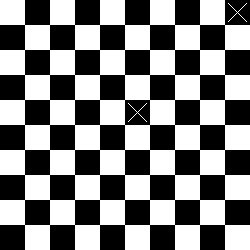
#> input picture Optics Simulation/blank.bmp, 250 x 250 px
$ python Main.py
#> lines starting #> are read from the running program, lines starting #| are printed output that depends on the picture; after the words box and inside, x2 and y2 are one past the last pixel; in counts of white or black regions, pixels touching at a corner belong together
### Optics Simulation/Functions.py
# DLP Lens Correction
# Scott Clemens, Eric Everett
# PHY 432 Final Project

import numpy as np
import matplotlib.pyplot as plt
import cv2 as cv
from data import *

def import_design(file, height=912, width=1140):
    """ This function reads in a 250 px by 250 px monochrome design and
        pastes it onto a blank image, then translates that image into a
        numpy array of color values.

    parameters
    file : image file
        image to be converted to array

    returns
    image : numpy array
        the design that you want to print
    rows : int
        number of rows in the image
    columns : int
        number of columns in the image
    """
#> called with file = 'blank.bmp', height = 912, width = 1140

    design = cv.imread(file) # RGB 8-bit color
#> design is the input picture: shape (250, 250, 3); 50.1% white; 1 black region, box (x1, y1, x2, y2) and area: (0, 0, 250, 250) 31176

    rows, columns, _ = design.shape # height, width, number of colors (not needed)
#> rows = 250; columns = 250
    image = np.zeros((height, width, 3), np.uint8)
    # 1140 px wide; center is at 570-1 = 569
    # 912 px tall; center is at 456-1 = 455
    # 250 px wide/tall; half is 125 px
    # 569 -/+ 125 = 444:694
    # 455 -/+ 125 = 330:580
    image[330:580, 444:694] = design[0:rows, 0:columns]
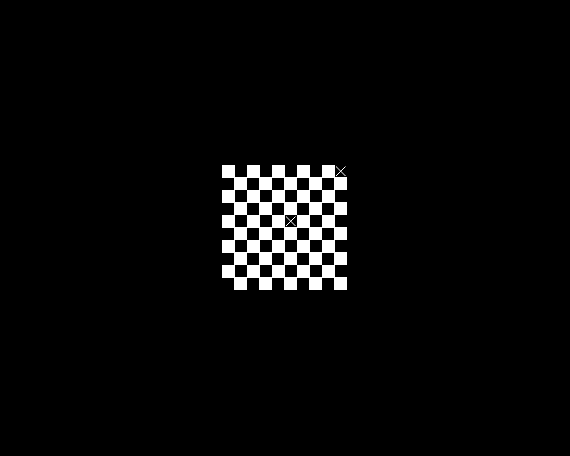
#> image: shape (912, 1140, 3) (shown at 1/2 size); 3% white; 3 white regions, box (x1, y1, x2, y2) and area: (444, 330, 694, 580) 31250, (672, 333, 691, 352) 37, (572, 433, 591, 452) 37

    # Uncomment to display design and image
    #cv.imshow('Design', design)
    #cv.imshow('Image for DMD', image)

    cv.imwrite("Test_DMD.bmp", image)

    return image, rows, columns # np.array, int, int


def make_DMD(image, columns=912, rows=1140, x0=5.4, y0=5.4, px=10.8):
    """ This function creates the array of pixels for the DMD

    parameters
    image : numpy array
        the design that you want to print
    columns : int
        number of columns in the DMD
    rows : int
        number of rows in the DMD
    x0 : float
        starting location of first x pixel [um]
    y0 : float
        starting location of first y pixel [um]
    px : float
        pixel hypotenuse length [um]

    returns
    DMD : numpy array
        array of tuples that contain physical x-y pixel locations [um]
    """
    DMD = np.zeros([columns, rows, 2], dtype=np.float64)
    colors = np.zeros([columns, rows, 3], dtype=object)
    x, y = 0, 0
    for x in range(columns):

        xloc = x0 + x*px

        for y in range(rows):
            color = image[x, y, :]
            if y%2 != 0:
                # if y is odd
                xloc = 2*x0 + x*px
                yloc = y0 + y*y0
            else:
                # if y is even
                yloc = y0 + y*y0
                xloc = x0 + x*px

            DMD[x, y] = (xloc, yloc)
            colors[x,y,:] = color

    return DMD, colors # np.array


# [374 lines left out: functions angle_between_two_vec, snells_law, z, normal, angle_i, angle_i2 and 8 more, not called in this run]

### Optics Simulation/Main.py
import numpy as np
import matplotlib.pyplot as plt
import cv2 as cv
from data import *
from Functions import *

image, rows, columns = import_design("blank.bmp")
#> rows = 250; columns = 250
DMD, colors = make_DMD(image)

######### Variables ###########
###############################
# Don't change these; imports from data.py
R1 = lens['R1']
R2 = lens['R2']
R3 = lens['R3']
tc1 = lens['tc1']
tc2 = lens['tc2']
# You can change these
L = 10              # [mm] distance from DLP to lens
L2 = 19.363             # [mm] distance from lens to object

print('Wavelength Options: 365, 405, 436, 488, 707, 1064 [nm]')
wavelength = int(input('Choose a wavelength: '))
#> the answer given: 1

if wavelength == 365:
    nair = n_air['365']
    nlens1 = n_lens1['365']
    nlens2 = n_lens2['365']
elif wavelength == 405:
    nair = n_air['405']
    nlens1 = n_lens1['405']
    nlens2 = n_lens2['405']
elif wavelength == 436:
    nair = n_air['436']
    nlens1 = n_lens1['436']
    nlens2 = n_lens2['436']
elif wavelength == 488:
    nair = n_air['488']
    nlens1 = n_lens1['488']
    nlens2 = n_lens2['488']
elif wavelength == 707:
    nair = n_air['707']
    nlens1 = n_lens1['707']
    nlens2 = n_lens2['707']
elif wavelength == 1064:
    nair = n_air['1064']
    nlens1 = n_lens1['1064']
    nlens2 = n_lens2['1064']
else:
#> (the run stopped early here; a loop or call above may not have finished)
